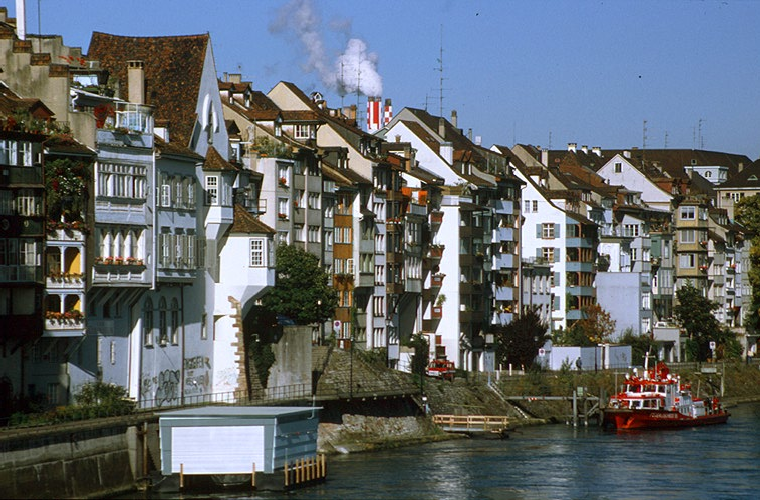
//> input picture Assignment_3/basel3.bmp, 760 x 500 px
$ ./Program_3   (built with g++ and OpenCV 4)
//> lines starting //> are read from the running program, lines starting //| are printed output that depends on the picture

#include <iostream>
#include <cmath>
#include <opencv2/core/core.hpp>
#include <opencv2/highgui/highgui.hpp>
#include <opencv2/imgproc/imgproc.hpp>

#define pi 3.142857

using namespace std;
using namespace cv;

void dctCalculation(double matrix[],int n)
{


	double res[n];

	for(int i=0;i<n;i++)
	{
		double sum=0.0;
		double weight;
		if(i==0)
			weight = sqrt(0.5);
		else
			weight = 1.0;

		for(int j=0;j<n;j++)
		{
			sum += weight * matrix[j] * cos(pi*(j+0.5)*i/n);
		}

		res[i] = sum * sqrt(2.0/n);

	}


	for(int i=0;i<n;i++)
		cout<<res[i]<<" ";
	cout<<endl;
}

Mat RGBtoHSI(Mat img)
{

	Mat hsi(img.rows,img.cols,img.type());


	float red,green,blue,hue,saturation,intensity;

	for(int i=0;i<img.rows;i++)
	{
		for(int j=0;j<img.cols;j++)
		{
			blue = img.at<Vec3b>(i,j)[0];
			green = img.at<Vec3b>(i,j)[1];
			red = img.at<Vec3b>(i,j)[2];

			intensity = (red+green+blue)/3;


			int min = std::min(red,std::min(green,blue));

			saturation = 1 - (3*min)/(red+green+blue);

			if(saturation<0.00001)
				saturation = 0;
			else if(saturation>0.99999)
				saturation = 1;


			if(saturation!=0)
			{
				hue = acos(0.5*((red-green)+(red-blue))/sqrt(((red-green)*(red-green))+((red-blue)*(green-blue))));

				if(green<=blue)
					hue = ((360*pi)/180.0) - hue;

			}

			hsi.at<Vec3b>(i,j)[0] = 0;
			hsi.at<Vec3b>(i,j)[1] = 0;
			hsi.at<Vec3b>(i,j)[2] = intensity;
		}
	}

	return hsi;


}


Mat imgToDct(Mat img)
{

	Mat imgClone = img.clone();

	int height = img.rows - (img.rows%8);
	int width = img.cols - (img.cols%8);

	for (int m = 0; m < height; m += 8)
	{
		for (int n = 0; n < width; n += 8)
		{
			for (int i = m; i < m + 8; i++)
			{
				for (int j = n; j < n + 8; j++)
				{
					float temp = 0.0;
					for (int x = m; x < m + 8; x++)
					{
						for (int y = n; y < n + 8; y++)
						{
							temp += (img.at<Vec3b>(x, y)[2]) *
								(cos((((2 * x) + 1)) * ((i * pi)) / (2 * 8))) *
								(cos((((2 * y) + 1)) * ((j * pi)) / (2 * 8)));
						}
					}
					if(i==0 && j==0)
						temp = temp * 0.125;
					else if((i!=0 && j==0) || (i==0 && j!=0))
						temp = temp * 0.25 * (1/sqrt(2));
					else if(i!=0 && j!=0)
						temp = temp * 0.25;
					imgClone.at<Vec3b>(i, j)[2] = int(temp);
				}

			}
		}
	}


	return imgClone;

}

Mat dcComponent(Mat img)
{
	Mat imgClone = img.clone();
	int height = img.rows - (img.rows % 8);
	int width = img.cols - (img.cols % 8);

	for (int m = 0; m < height; m = m + 8)
	{
		for (int n = 0; n < width; n = n + 8)
		{
			for (int i = m; i < m + 8; i++)
			{
				for (int j = n; j < n + 8; j++)
				{
					if (i == m && j == n)
						continue;
					else
						imgClone.at<Vec3b>(i, j)[2] = 0;
				}
			}
		}
	}
	return imgClone;
}

Mat imgToD2(Mat img)
{

	Mat imgClone = img.clone();
	int height = img.rows - (img.rows % 8);
	int width = img.cols - (img.cols % 8);

	for (int m = 0; m < height; m += 8)
	{
		for (int n = 0; n < width; n += 8)
		{
			for (int i = m; i < m + 8; i++)
			{
				for (int j = n; j < n + 8; j++)
				{
					if (i == m && j == n)
					{
						imgClone.at<Vec3b>(i, j)[2] = imgClone.at<Vec3b>(i, j)[2];
					}
					else if(i == m && j == n+1)
					{
						imgClone.at<Vec3b>(i, j)[2] = imgClone.at<Vec3b>(i, j)[2];
					}
					else if (i == m && j == n + 2)
					{
						imgClone.at<Vec3b>(i, j)[2] = imgClone.at<Vec3b>(i, j)[2];
					}
					else if (i == m && j == n + 3)
					{
						imgClone.at<Vec3b>(i, j)[2] = imgClone.at<Vec3b>(i, j)[2];
					}
					else if (i == m + 1 && j == n)
					{
						imgClone.at<Vec3b>(i, j)[2] = imgClone.at<Vec3b>(i, j)[2];
					}
					else if (i == m + 1 && j == n+1)
					{
						imgClone.at<Vec3b>(i, j)[2] = imgClone.at<Vec3b>(i, j)[2];
					}
					else if (i == m + 1 && j == n+2)
					{
						imgClone.at<Vec3b>(i, j)[2] = imgClone.at<Vec3b>(i, j)[2];
					}
					else if (i == m + 2 && j == n)
					{
						imgClone.at<Vec3b>(i, j)[2] = imgClone.at<Vec3b>(i, j)[2];
					}
					else if (i == m + 2 && j == n + 1)
					{
						imgClone.at<Vec3b>(i, j)[2] = imgClone.at<Vec3b>(i, j)[2];
					}
					else
					{
						imgClone.at<Vec3b>(i, j)[2] = 0;
					}
				}
			}
		}
	}
	return imgClone;
}

Mat Idct(Mat img)
{

	Mat imgClone = img.clone();
	int height = img.rows - (img.rows % 8);
	int width = img.cols - (img.cols % 8);

	for (int m = 0; m < height; m = m+8)
	{
		for (int n = 0; n < width; n = n+8)
		{
			for (int i = m; i < m + 8; i++)
			{
				for (int j = n; j < n + 8; j++)
				{
					float temp = 0.0;
					for (int x = m; x < m + 8; x++)
					{
						for (int y = n; y < n + 8; y++)
						{
							temp = temp + img.at<Vec3b>(x, y)[2] * cos(((2 * x) + 1) * (i * pi) / 16) * cos(((2 * y) + 1) * (j * pi) / 16);

							if(x==0 && y==0)
								temp = temp * 0.5;
							else if((x!=0 && y==0) || (x==0 && y!=0))
								temp = temp * (1/sqrt(2));

						}
					}

					imgClone.at<Vec3b>(i, j)[2] = int(temp);

				}
			}
		}
	}

	return imgClone;
}


int xGradient(Mat img,int x,int y)
{
	return (img.at<Vec3b>(x-1,y-1)[2] + 2*img.at<Vec3b>(x,y-1)[2] + img.at<Vec3b>(x+1,y-1)[2] - img.at<Vec3b>(x-1,y+1)[2] - 2*img.at<Vec3b>(x,y+1)[2] - img.at<Vec3b>(x+1,y+1)[2] );
}

int yGradient(Mat img,int x,int y)
{
	return (img.at<Vec3b>(x-1,y-1)[2] + 2*img.at<Vec3b>(x-1,y)[2] + img.at<Vec3b>(x-1,y+1)[2] - img.at<Vec3b>(x+1,y-1)[2] - 2*img.at<Vec3b>(x+1,y)[2] - img.at<Vec3b>(x+1,y+1)[2] );
}

Mat sobel(Mat hsi)
{

	int gx,gy,gfinal;

	Mat imgClone = hsi.clone();

	for(int i=0;i<hsi.rows;i++)
	{
		for(int j=0;j<hsi.cols;j++)
		{
			imgClone.at<Vec3b>(i,j)[0] = 0.0;
			imgClone.at<Vec3b>(i,j)[1] = 0.0;
			imgClone.at<Vec3b>(i,j)[2] = 0.0;
		}
	}


	for(int i=1;i<hsi.rows-1;i++)
	{
		for(int j=1;j<hsi.cols-1;j++)
		{
			gx = xGradient(hsi,i,j);
			gy = yGradient(hsi,i,j);
			gfinal = abs(gx) + abs(gy);

			if(gfinal>255)
				gfinal = 255;
			if(gfinal<0)
				gfinal = 0;

			imgClone.at<Vec3b>(i,j)[2] = gfinal;
		}
	}

	return imgClone;


}

int main(int argc, char** argv)
{

double matrix1[] = {10,11,12,11,12,13,12,11};
double matrix2[] = {10,-10,8,-7,8,-8,7,-7};
double matrix3[] = {10,11,12,11,12,13,12,11,10,-10,8,-7,8,-8,7,-7};


dctCalculation(matrix1,8);
dctCalculation(matrix2,8);
dctCalculation(matrix3,16);


	Mat img = imread("basel3.bmp", IMREAD_COLOR);
//> img is the input picture: 500 rows x 760 cols, CV_8UC3; mean B, G, R 107.2, 102.8, 96.5
	Mat img1 = imread("Building1.bmp",IMREAD_COLOR);
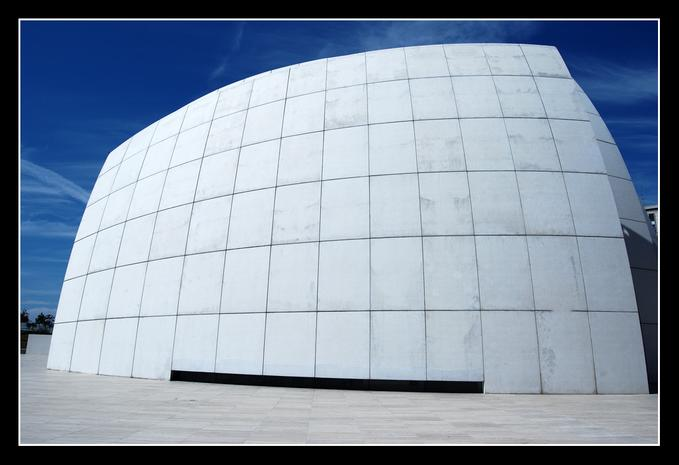
//> input picture Assignment_3/Building1.bmp, 679 x 465 px
//> img1 is the input picture: 465 rows x 679 cols, CV_8UC3; mean B, G, R 165.6, 147.6, 133.2
	Mat img2 = imread("Disk.bmp",IMREAD_COLOR);
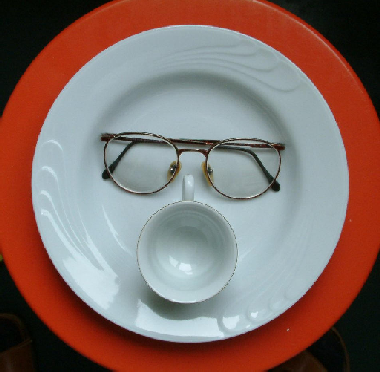
//> input picture Assignment_3/Disk.bmp, 380 x 372 px
//> img2 is the input picture: 372 rows x 380 cols, CV_8UC3; mean B, G, R 104.4, 110.3, 133.9

	Mat I,I1,I2,F,D1,D2,R1,R2,EdgeImage1,EdgeImage2;

	imshow("Original Image",img);

	I = RGBtoHSI(img);
//> the loop in RGBtoHSI, `for(int i=0;i<img.rows;i++)` made 500 passes
//> (blue, green, red, intensity, saturation, hue) on passes 1 to 3: (191, 133, 98, 140.7, 0.303, 3.81), (195, 137, 102, 144.7, 0.295, 3.81), (197, 139, 104, 146.7, 0.291, 3.81)
//> after the loop in RGBtoHSI, `for(int i=0;i<img.rows;i++)`:
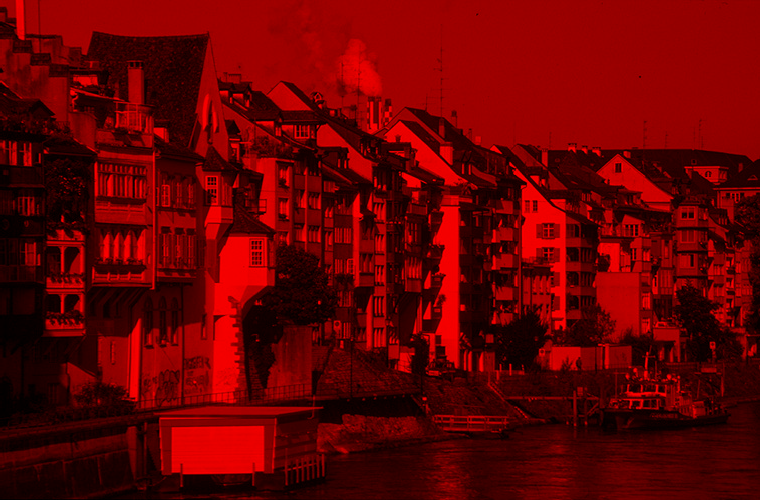
//> hsi: 500 rows x 760 cols, CV_8UC3; mean B, G, R 0, 0, 101.9
//> after the loop in RGBtoHSI, `for(int i=0;i<img.rows;i++)`: blue = 89; green = 71; red = 42; intensity = 67.33; saturation = 0.376; hue = 3.53

	imshow("Intensity Image",I);

	F = imgToDct(I);

	imshow("Frequency Image",F);

	D1 = dcComponent(F);

	imshow("D1 Image",D1);

	D2 = imgToD2(F);

	imshow("D2 Image",D2);

	R1 = Idct(D1);

	imshow("R1 Image",R1);

	R2 = Idct(D2);
//> after the loop in Idct (call 2), `for (int m = 0; m < height; m = m+8)`:
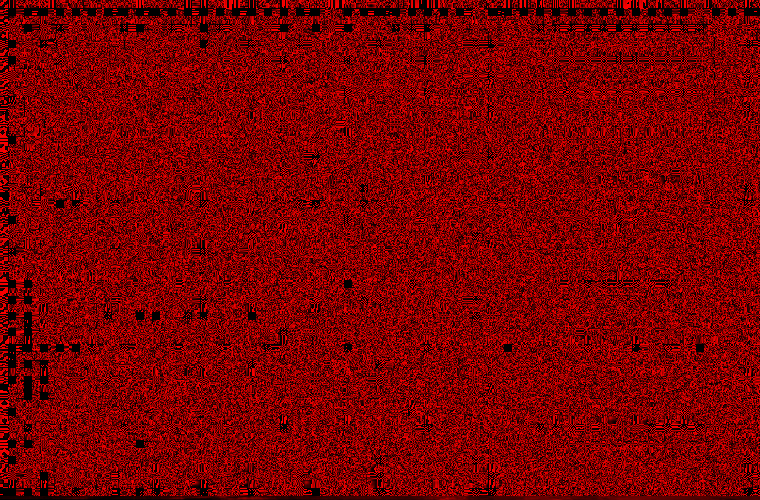
//> imgClone: 500 rows x 760 cols, CV_8UC3; mean B, G, R 0, 0, 122.9

	imshow("R2 Image",R2);

	I1 = RGBtoHSI(img1);
	I2 = RGBtoHSI(img2);
//> after the loop in RGBtoHSI (call 3), `for(int i=0;i<img.rows;i++)`:
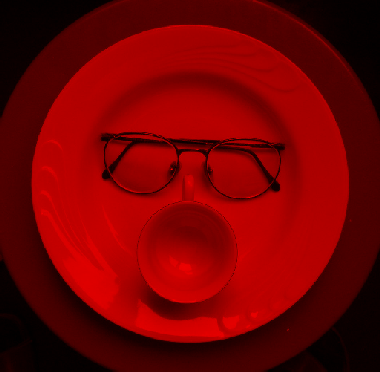
//> hsi: 372 rows x 380 cols, CV_8UC3; mean B, G, R 0, 0, 115.9

	EdgeImage1 = sobel(I1);
//> after the loop in sobel, `for(int i=0;i<hsi.rows;i++)`: imgClone: 465 rows x 679 cols, CV_8UC3; every value is 0
//> after the loop in sobel, `for(int i=1;i<hsi.rows-1;i++)`:
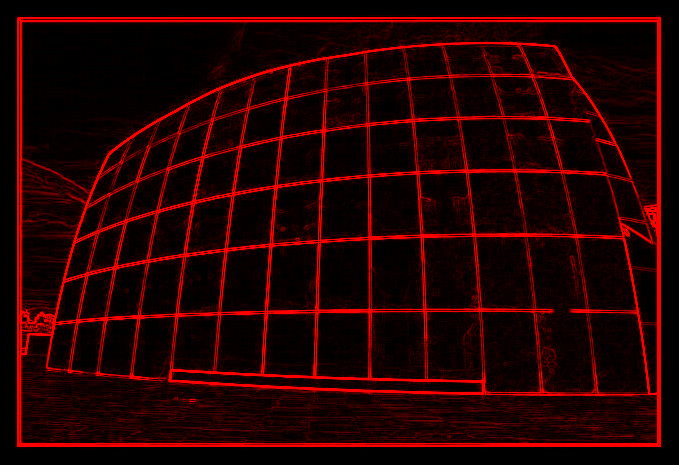
//> imgClone: 465 rows x 679 cols, CV_8UC3; mean B, G, R 0, 0, 37.8
	EdgeImage2 = sobel(I2);
//> after the loop in sobel (call 2), `for(int i=0;i<hsi.rows;i++)`: imgClone: 372 rows x 380 cols, CV_8UC3; every value is 0
//> after the loop in sobel (call 2), `for(int i=1;i<hsi.rows-1;i++)`:
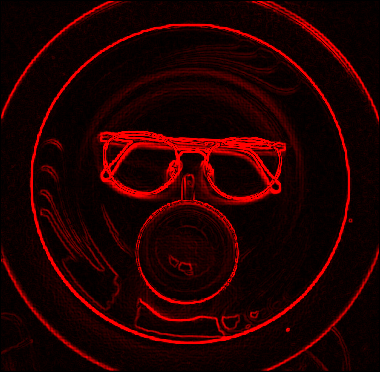
//> imgClone: 372 rows x 380 cols, CV_8UC3; mean B, G, R 0, 0, 34.6

	imshow("Sobel1",EdgeImage1);
	imshow("Sobel2",EdgeImage2);


		waitKey(0);

		return 0;

}
